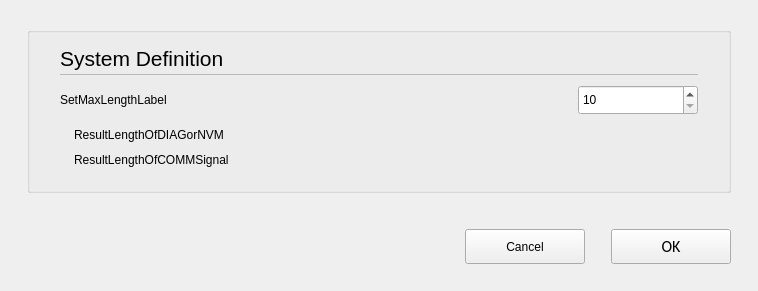
<?xml version="1.0" encoding="UTF-8"?>
<ui version="4.0">
 <class>C_NagCharLengthSettingPopupDialog</class>
 <widget class="QWidget" name="C_NagCharLengthSettingPopupDialog">
  <property name="geometry">
   <rect>
    <x>0</x>
    <y>0</y>
    <width>758</width>
    <height>291</height>
   </rect>
  </property>
  <property name="windowTitle">
   <string>C_NagCharLengthSettingPopupDialog</string>
  </property>
  <property name="autoFillBackground">
   <bool>false</bool>
  </property>
  <layout class="QVBoxLayout" name="verticalLayout">
   <property name="leftMargin">
    <number>27</number>
   </property>
   <property name="topMargin">
    <number>27</number>
   </property>
   <property name="rightMargin">
    <number>27</number>
   </property>
   <property name="bottomMargin">
    <number>0</number>
   </property>
   <item>
    <widget class="stw::opensyde_gui_elements::C_OgeGbx" name="pc_GroupBoxGeneral_5">
     <property name="title">
      <string/>
     </property>
     <layout class="QVBoxLayout" name="verticalLayout_6" stretch="0,0,0,0">
      <property name="spacing">
       <number>0</number>
      </property>
      <property name="leftMargin">
       <number>30</number>
      </property>
      <property name="topMargin">
       <number>5</number>
      </property>
      <property name="rightMargin">
       <number>30</number>
      </property>
      <property name="bottomMargin">
       <number>13</number>
      </property>
      <item>
       <layout class="QVBoxLayout" name="verticalLayout_2" stretch="0,0">
        <property name="spacing">
         <number>0</number>
        </property>
        <property name="topMargin">
         <number>0</number>
        </property>
        <property name="bottomMargin">
         <number>0</number>
        </property>
        <item>
         <layout class="QHBoxLayout" name="horizontalLayout_5">
          <property name="topMargin">
           <number>0</number>
          </property>
          <property name="bottomMargin">
           <number>1</number>
          </property>
          <item>
           <widget class="stw::opensyde_gui_elements::C_OgeLabHeadingGroupBold" name="pc_LabelHeadingPreview">
            <property name="minimumSize">
             <size>
              <width>0</width>
              <height>30</height>
             </size>
            </property>
            <property name="maximumSize">
             <size>
              <width>16777215</width>
              <height>30</height>
             </size>
            </property>
            <property name="font">
             <font>
              <family>Segoe UI</family>
              <pointsize>16</pointsize>
             </font>
            </property>
            <property name="text">
             <string>System Definition</string>
            </property>
           </widget>
          </item>
          <item>
           <spacer name="horizontalSpacer_5">
            <property name="orientation">
             <enum>Qt::Horizontal</enum>
            </property>
            <property name="sizeHint" stdset="0">
             <size>
              <width>40</width>
              <height>20</height>
             </size>
            </property>
           </spacer>
          </item>
         </layout>
        </item>
        <item>
         <widget class="stw::opensyde_gui_elements::C_OgeFraSeparator" name="pc_Frame">
          <property name="minimumSize">
           <size>
            <width>0</width>
            <height>1</height>
           </size>
          </property>
          <property name="maximumSize">
           <size>
            <width>16777215</width>
            <height>1</height>
           </size>
          </property>
          <property name="frameShape">
           <enum>QFrame::StyledPanel</enum>
          </property>
          <property name="frameShadow">
           <enum>QFrame::Raised</enum>
          </property>
         </widget>
        </item>
       </layout>
      </item>
      <item>
       <layout class="QHBoxLayout" name="horizontalLayout_2">
        <property name="bottomMargin">
         <number>0</number>
        </property>
        <item>
         <widget class="stw::opensyde_gui_elements::C_OgeLabGroupItem" name="pc_SetMaxLengthLabel">
          <property name="minimumSize">
           <size>
            <width>0</width>
            <height>40</height>
           </size>
          </property>
          <property name="maximumSize">
           <size>
            <width>16777215</width>
            <height>40</height>
           </size>
          </property>
          <property name="text">
           <string>SetMaxLengthLabel</string>
          </property>
         </widget>
        </item>
        <item>
         <spacer name="horizontalSpacer">
          <property name="orientation">
           <enum>Qt::Horizontal</enum>
          </property>
          <property name="sizeHint" stdset="0">
           <size>
            <width>40</width>
            <height>20</height>
           </size>
          </property>
         </spacer>
        </item>
        <item>
         <widget class="stw::opensyde_gui_elements::C_OgeSpxNumber" name="pc_SpinBox">
          <property name="minimumSize">
           <size>
            <width>120</width>
            <height>30</height>
           </size>
          </property>
          <property name="maximumSize">
           <size>
            <width>120</width>
            <height>30</height>
           </size>
          </property>
          <property name="minimum">
           <number>10</number>
          </property>
          <property name="maximum">
           <number>31</number>
          </property>
          <property name="value">
           <number>10</number>
          </property>
         </widget>
        </item>
       </layout>
      </item>
      <item>
       <layout class="QHBoxLayout" name="horizontalLayout">
        <property name="spacing">
         <number>0</number>
        </property>
        <property name="bottomMargin">
         <number>0</number>
        </property>
        <item>
         <spacer name="horizontalSpacer_3">
          <property name="orientation">
           <enum>Qt::Horizontal</enum>
          </property>
          <property name="sizeType">
           <enum>QSizePolicy::Fixed</enum>
          </property>
          <property name="sizeHint" stdset="0">
           <size>
            <width>14</width>
            <height>0</height>
           </size>
          </property>
         </spacer>
        </item>
        <item>
         <widget class="stw::opensyde_gui_elements::C_OgeLabGroupSubItem" name="pc_ResultLengthOfDIAGorNVM">
          <property name="minimumSize">
           <size>
            <width>0</width>
            <height>20</height>
           </size>
          </property>
          <property name="maximumSize">
           <size>
            <width>16777215</width>
            <height>20</height>
           </size>
          </property>
          <property name="text">
           <string>ResultLengthOfDIAGorNVM</string>
          </property>
         </widget>
        </item>
       </layout>
      </item>
      <item>
       <layout class="QHBoxLayout" name="horizontalLayout_3">
        <property name="spacing">
         <number>0</number>
        </property>
        <property name="bottomMargin">
         <number>0</number>
        </property>
        <item>
         <spacer name="horizontalSpacer_4">
          <property name="orientation">
           <enum>Qt::Horizontal</enum>
          </property>
          <property name="sizeType">
           <enum>QSizePolicy::Fixed</enum>
          </property>
          <property name="sizeHint" stdset="0">
           <size>
            <width>14</width>
            <height>0</height>
           </size>
          </property>
         </spacer>
        </item>
        <item>
         <widget class="stw::opensyde_gui_elements::C_OgeLabGroupSubItem" name="pc_ResultLengthOfCOMMSignal">
          <property name="minimumSize">
           <size>
            <width>0</width>
            <height>20</height>
           </size>
          </property>
          <property name="maximumSize">
           <size>
            <width>16777215</width>
            <height>20</height>
           </size>
          </property>
          <property name="text">
           <string>ResultLengthOfCOMMSignal</string>
          </property>
         </widget>
        </item>
       </layout>
      </item>
     </layout>
    </widget>
   </item>
   <item>
    <spacer name="pc_VerticalSpacerButtonsObove">
     <property name="orientation">
      <enum>Qt::Vertical</enum>
     </property>
     <property name="sizeType">
      <enum>QSizePolicy::Fixed</enum>
     </property>
     <property name="sizeHint" stdset="0">
      <size>
       <width>20</width>
       <height>30</height>
      </size>
     </property>
    </spacer>
   </item>
   <item>
    <layout class="QHBoxLayout" name="horizontalLayout_22">
     <property name="spacing">
      <number>6</number>
     </property>
     <item>
      <spacer name="horizontalSpacer_9">
       <property name="orientation">
        <enum>Qt::Horizontal</enum>
       </property>
       <property name="sizeHint" stdset="0">
        <size>
         <width>40</width>
         <height>20</height>
        </size>
       </property>
      </spacer>
     </item>
     <item>
      <widget class="stw::opensyde_gui_elements::C_OgePubCancel" name="pc_PushButtonCancel">
       <property name="minimumSize">
        <size>
         <width>120</width>
         <height>35</height>
        </size>
       </property>
       <property name="maximumSize">
        <size>
         <width>120</width>
         <height>35</height>
        </size>
       </property>
       <property name="text">
        <string>Cancel</string>
       </property>
      </widget>
     </item>
     <item>
      <spacer name="horizontalSpacer_2">
       <property name="orientation">
        <enum>Qt::Horizontal</enum>
       </property>
       <property name="sizeType">
        <enum>QSizePolicy::Fixed</enum>
       </property>
       <property name="sizeHint" stdset="0">
        <size>
         <width>20</width>
         <height>20</height>
        </size>
       </property>
      </spacer>
     </item>
     <item>
      <widget class="stw::opensyde_gui_elements::C_OgePubDialog" name="pc_PushButtonOk">
       <property name="minimumSize">
        <size>
         <width>120</width>
         <height>35</height>
        </size>
       </property>
       <property name="maximumSize">
        <size>
         <width>120</width>
         <height>35</height>
        </size>
       </property>
       <property name="font">
        <font>
         <family>Calibri</family>
         <pointsize>12</pointsize>
        </font>
       </property>
       <property name="text">
        <string>OK</string>
       </property>
      </widget>
     </item>
    </layout>
   </item>
   <item>
    <spacer name="verticalSpacer_7">
     <property name="orientation">
      <enum>Qt::Vertical</enum>
     </property>
     <property name="sizeType">
      <enum>QSizePolicy::Fixed</enum>
     </property>
     <property name="sizeHint" stdset="0">
      <size>
       <width>20</width>
       <height>27</height>
      </size>
     </property>
    </spacer>
   </item>
  </layout>
 </widget>
 <customwidgets>
  <customwidget>
   <class>stw::opensyde_gui_elements::C_OgeFraSeparator</class>
   <extends>QFrame</extends>
   <header>C_OgeFraSeparator.hpp</header>
   <container>1</container>
  </customwidget>
  <customwidget>
   <class>stw::opensyde_gui_elements::C_OgeLabGroupItem</class>
   <extends>QLabel</extends>
   <header>C_OgeLabGroupItem.hpp</header>
  </customwidget>
  <customwidget>
   <class>stw::opensyde_gui_elements::C_OgeLabHeadingGroupBold</class>
   <extends>QLabel</extends>
   <header>C_OgeLabHeadingGroupBold.hpp</header>
  </customwidget>
  <customwidget>
   <class>stw::opensyde_gui_elements::C_OgePubDialog</class>
   <extends>QPushButton</extends>
   <header>C_OgePubDialog.hpp</header>
  </customwidget>
  <customwidget>
   <class>stw::opensyde_gui_elements::C_OgeGbx</class>
   <extends>QGroupBox</extends>
   <header>C_OgeGbx.hpp</header>
   <container>1</container>
  </customwidget>
  <customwidget>
   <class>stw::opensyde_gui_elements::C_OgePubCancel</class>
   <extends>QPushButton</extends>
   <header>C_OgePubCancel.hpp</header>
  </customwidget>
  <customwidget>
   <class>stw::opensyde_gui_elements::C_OgeSpxNumber</class>
   <extends>QSpinBox</extends>
   <header>C_OgeSpxNumber.hpp</header>
  </customwidget>
  <customwidget>
   <class>stw::opensyde_gui_elements::C_OgeLabGroupSubItem</class>
   <extends>QLabel</extends>
   <header>C_OgeLabGroupSubItem.hpp</header>
  </customwidget>
 </customwidgets>
 <resources/>
 <connections/>
</ui>
